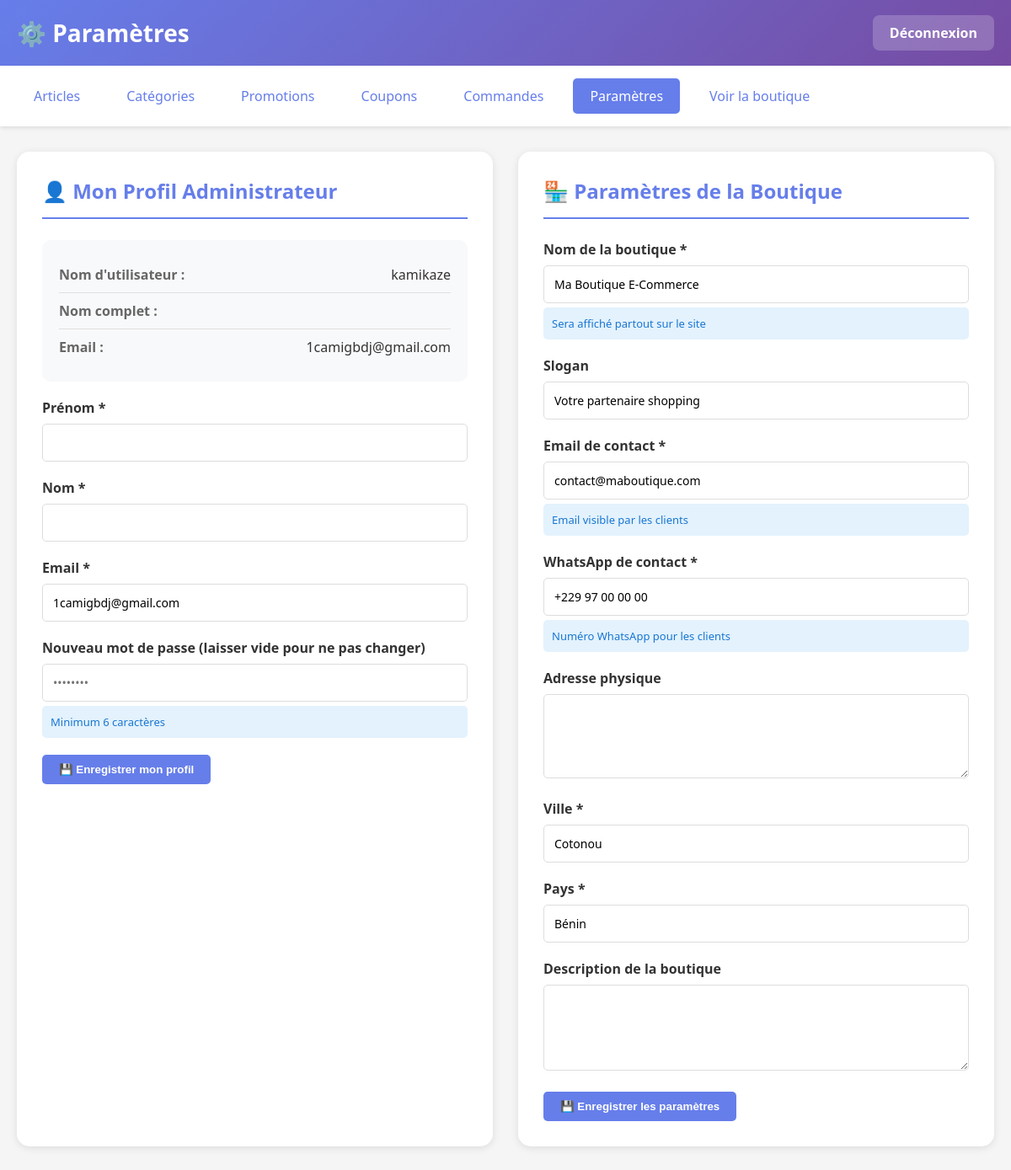
The page /admin_settings.php (signed in) on the database its author committed.
### tables this page shows
CREATE TABLE IF NOT EXISTS `boutique_settings` (
    `id` INT AUTO_INCREMENT PRIMARY KEY,
    `nom_boutique` VARCHAR(255) DEFAULT 'Ma Boutique E-Commerce',
    `slogan` VARCHAR(255) DEFAULT 'Votre partenaire shopping',
    `email_boutique` VARCHAR(255) DEFAULT 'contact@maboutique.com',
    `whatsapp_boutique` VARCHAR(50) DEFAULT '+229 97 00 00 00',
    `adresse_boutique` VARCHAR(255) DEFAULT '',
    `ville` VARCHAR(100) DEFAULT 'Cotonou',
    `pays` VARCHAR(100) DEFAULT 'Bénin',
    `description_boutique` TEXT DEFAULT NULL,
    `theme` VARCHAR(50) NOT NULL DEFAULT 'theme-default',
    `date_creation` TIMESTAMP DEFAULT CURRENT_TIMESTAMP
);

### config.php (called while the page is built, shortened)
<?php
try {
    $pdo = new PDO(
        "mysql:host=" . DB_HOST . ";dbname=" . DB_NAME . ";charset=utf8mb4",
        DB_USER,
        DB_PASS,
        [
            PDO::ATTR_ERRMODE => PDO::ERRMODE_EXCEPTION,
            PDO::ATTR_DEFAULT_FETCH_MODE => PDO::FETCH_ASSOC,
            PDO::ATTR_EMULATE_PREPARES => false
        ]
    );
} catch (PDOException $e) {
    die("Erreur de connexion : " . $e->getMessage());
}
function getBoutiqueSettings() {
    global $pdo;
    try {
        $stmt = $pdo->query("SELECT * FROM boutique_settings LIMIT 1");
        $settings = $stmt->fetch();
        return $settings;
    } catch (Exception $e) {
        return [
            'nom_boutique' => 'Ma Boutique E-Commerce',
            'slogan' => 'Votre partenaire shopping',
            'email_boutique' => 'contact@maboutique.com',
            'whatsapp_boutique' => '+229 97 00 00 00',
            'adresse_boutique' => '',
            'ville' => 'Cotonou',
            'pays' => 'Bénin',
            'description_boutique' => ''
        ];
    }
}
function getAdminInfo() {
    global $pdo;
    try {
        $stmt = $pdo->prepare("SELECT * FROM admins WHERE id = ?");
        $stmt->execute([$_SESSION['admin_id']]);
        return $stmt->fetch();
    } catch (Exception $e) {
        return null;
    }
}
?>

### admin_settings.php (the view, shortened to what this page needs)
<?php
require_once 'config.php';
$admin = getAdminInfo();
$settings = getBoutiqueSettings();
?>
<!DOCTYPE html>
<html lang="fr">
<head>
    <link rel="stylesheet" href="css/style.css">
</head>
<body>
    <?php
    include 'admin_header.php';
    ?>
    <div class="container">
        <div class="settings-container">
            <div class="settings-card">
                <h2>👤 Mon Profil Administrateur</h2>
                <div class="info-display">
                    <div class="info-row">
                        <span class="info-label">Nom d'utilisateur :</span>
                        <span class="info-value"><?= htmlspecialchars($admin['username']) ?></span>
                    </div>
                    <div class="info-row">
                        <span class="info-label">Nom complet :</span>
                    </div>
                    <div class="info-row">
                        <span class="info-label">Email :</span>
                        <span class="info-value"><?= htmlspecialchars($admin['email']) ?></span>
                    </div>
                </div>
                <form method="POST">
                    <div class="form-group">
                        <label>Prénom *</label>
                        <input type="text" name="prenom" value="<?= htmlspecialchars($admin['prenom']) ?>" required>
                    </div>
                    <div class="form-group">
                        <label>Nom *</label>
                        <input type="text" name="nom" value="<?= htmlspecialchars($admin['nom']) ?>" required>
                    </div>
                    <div class="form-group">
                        <label>Email *</label>
                        <input type="email" name="email" value="<?= htmlspecialchars($admin['email']) ?>" required>
                    </div>
                    <div class="form-group">
                        <label>Nouveau mot de passe (laisser vide pour ne pas changer)</label>
                        <input type="password" name="new_password" placeholder="••••••••">
                        <div class="note">Minimum 6 caractères</div>
                    </div>
                    <button type="submit" name="update_admin" class="btn">💾 Enregistrer mon profil</button>
                </form>
            </div>
            <div class="settings-card">
                <h2>🏪 Paramètres de la Boutique</h2>
                <form method="POST">
                    <div class="form-group">
                        <label>Nom de la boutique *</label>
                        <input type="text" name="nom_boutique" value="<?= htmlspecialchars($settings['nom_boutique'] ?? '') ?>" required>
                        <div class="note">Sera affiché partout sur le site</div>
                    </div>
                    <div class="form-group">
                        <label>Slogan</label>
                        <input type="text" name="slogan" value="<?= htmlspecialchars($settings['slogan'] ?? '') ?>">
                    </div>
                    <div class="form-group">
                        <label>Email de contact *</label>
                        <input type="email" name="email_boutique" value="<?= htmlspecialchars($settings['email_boutique'] ?? '') ?>" required>
                        <div class="note">Email visible par les clients</div>
                    </div>
                    <div class="form-group">
                        <label>WhatsApp de contact *</label>
                        <input type="text" name="whatsapp_boutique" value="<?= htmlspecialchars($settings['whatsapp_boutique'] ?? '') ?>" required placeholder="+229 XX XX XX XX">
                        <div class="note">Numéro WhatsApp pour les clients</div>
                    </div>
                    <div class="form-group">
                        <label>Adresse physique</label>
                        <textarea name="adresse_boutique" rows="3"><?= htmlspecialchars($settings['adresse_boutique'] ?? '') ?></textarea>
                    </div>
                    <div class="form-group">
                        <label>Ville *</label>
                        <input type="text" name="ville" value="<?= htmlspecialchars($settings['ville'] ?? '') ?>" required>
                    </div>
                    <div class="form-group">
                        <label>Pays *</label>
                        <input type="text" name="pays" value="<?= htmlspecialchars($settings['pays'] ?? '') ?>" required>
                    </div>
                    <div class="form-group">
                        <label>Description de la boutique</label>
                        <textarea name="description_boutique" rows="4"><?= htmlspecialchars($settings['description_boutique'] ?? '') ?></textarea>
                    </div>
                    <button type="submit" name="update_boutique" class="btn">💾 Enregistrer les paramètres</button>
                </form>
            </div>
        </div>
    </div>
</body>
</html>

### css/style.css (style rules this page uses)
* { margin: 0; padding: 0; box-sizing: border-box; }
body { font-family: 'Segoe UI', Tahoma, Geneva, Verdana, sans-serif; background: #f5f5f5; color: #333; }
.btn { padding: 10px 20px; background: #667eea; color: white; text-decoration: none; border-radius: 5px; border: none; cursor: pointer; display: inline-block; font-weight: 600; transition: all 0.3s; }
.container { max-width: 1200px; margin: 30px auto; padding: 0 20px; }
.form-group { margin-bottom: 20px; }
label { display: block; margin-bottom: 8px; color: #333; font-weight: 600; }
input, textarea, select { width: 100%; padding: 12px; border: 1px solid #ddd; border-radius: 5px; font-size: 14px; font-family: inherit; transition: border-color 0.3s; }
textarea { resize: vertical; min-height: 100px; }
.note { background: #e3f2fd; padding: 10px; border-radius: 5px; font-size: 13px; color: #1976d2; margin-top: 5px; }

### admin_settings.php (style rules this page uses)
.settings-container { display: grid; grid-template-columns: 1fr 1fr; gap: 30px; margin-top: 30px; }
.settings-card { background: white; padding: 30px; border-radius: 15px; box-shadow: 0 2px 10px rgba(0,0,0,0.1); }
.settings-card h2 { color: #667eea; margin-bottom: 25px; padding-bottom: 15px; border-bottom: 2px solid #667eea; }
.info-display { background: #f8f9fa; padding: 20px; border-radius: 10px; margin-bottom: 20px; }
.info-row { display: flex; justify-content: space-between; padding: 10px 0; border-bottom: 1px solid #e0e0e0; }
.info-row:last-child { border-bottom: none; }
.info-label { font-weight: 600; color: #666; }
.info-value { color: #333; }

### rows shown on the page
boutique_settings: nom_boutique "Ma Boutique E-Commerce", slogan "Votre partenaire shopping", email_boutique "contact@maboutique.com", whatsapp_boutique "+229 97 00 00 00", ville "Cotonou", pays "Bénin"

### other values the page prints
$admin_title !== null ? $admin_title : '' "⚙️ Paramètres"
$admin['username'] "kamikaze"
$admin['email'] "1camigbdj@gmail.com"
